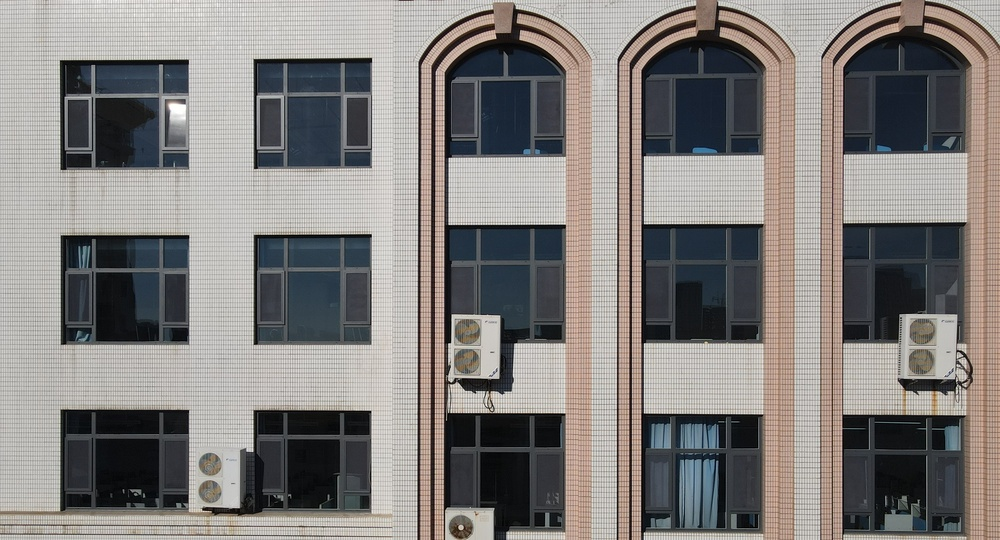
#> input picture demo/test4.jpg, 1000 x 540 px, shrunk from 3389 x 1830 before the run, found by its file name
$ python 'test edge.py'   (older library calls are emulated)
#> lines starting #> are read from the running program, lines starting #| are printed output that depends on the picture
#本程序用于边缘检测
import cv2
#导入opencv模块
import numpy as np

img = cv2.imread("./demo/test4.jpg")
#> img is the input picture: shape (540, 1000, 3); mean B, G, R 124.3, 126.3, 129.5
#导入图片，图片放在程序所在目录

#高斯模糊
blurred = cv2.GaussianBlur(img, (3, 3), 0)
#转换为灰度图
out_img_GRAY=cv2.cvtColor(blurred,cv2.COLOR_BGR2GRAY)
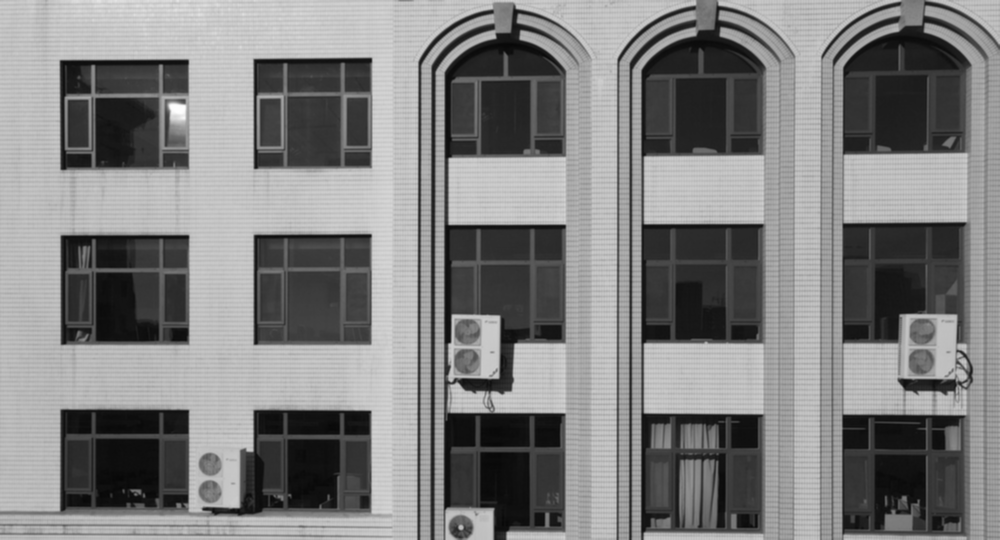
#> out_img_GRAY: shape (540, 1000); min 7, max 255, mean 127.1
#将图片转换为灰度图
cv2.namedWindow("img_GRAY", 2)
#创建一个窗口
cv2.imshow('img_GRAY',out_img_GRAY)
#显示原始图片

#使用sobelx算子进行边缘检测
sobelx = cv2.Sobel(out_img_GRAY,-1,1,0,ksize=3)
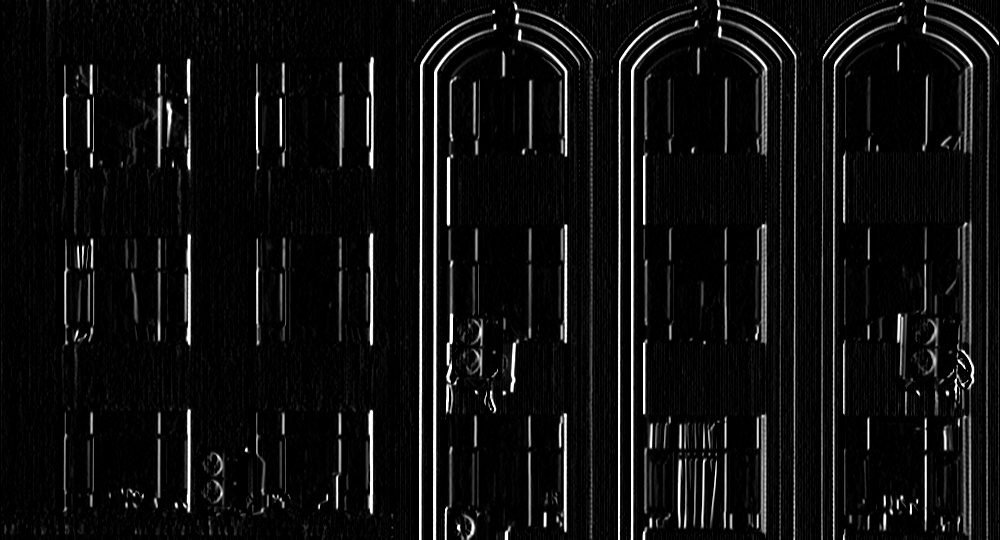
#> sobelx: shape (540, 1000); min 0, max 255, mean 15.2
cv2.namedWindow("sobelx", 2)
#创建一个窗口
cv2.imshow('sobelx', sobelx)
#显示原始图片
cv2.imwrite('sobelx.jpg', sobelx)
#效果比较理想，保存

"""
# 利用Sobel方法可以进行sobel边缘检测
# img表示源图像，即进行边缘检测的图像
# cv2.CV_64F表示64位浮点数即64float。
# 这里不使用numpy.float64，因为可能会发生溢出现象。用cv的数据则会自动
# 第三和第四个参数分别是对X和Y方向的导数（即dx,dy），对于图像来说就是差分，这里1表示对X求偏导（差分），0表示不对Y求导（差分）。其中，X还可以求2次导。
# 注意：对X求导就是检测X方向上是否有边缘。
# 第五个参数ksize是指核的大小。
"""


#使用laplacian算子进行边缘检测
laplacian = cv2.Laplacian(out_img_GRAY,-5)
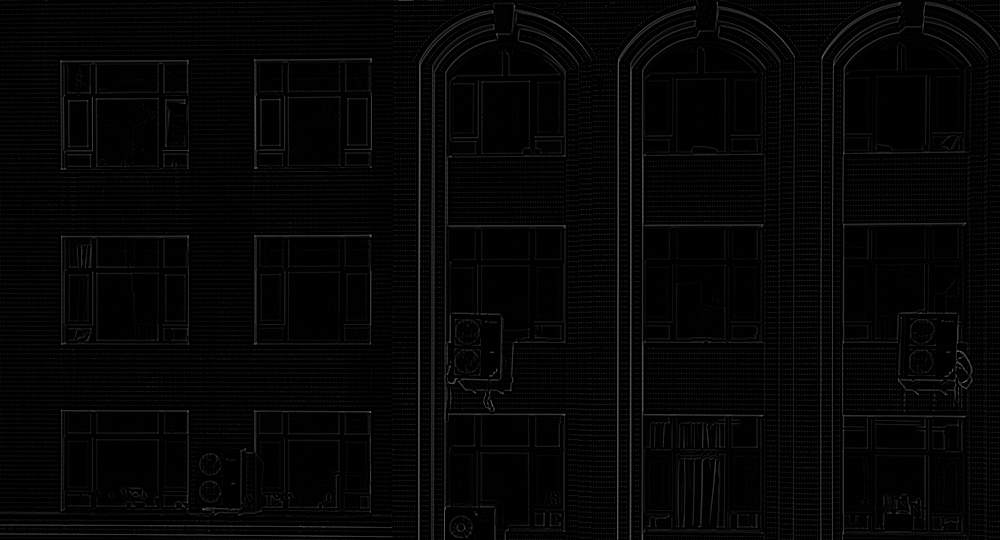
#> laplacian: shape (540, 1000); min 0, max 110, mean 4.9
cv2.namedWindow("laplacian", 2)
#创建一个窗口
cv2.imshow('laplacian', laplacian)
#显示原始图片
cv2.imwrite('laplacian.jpg', laplacian)
#效果比较理想，保存

"""
#使用laplacian算子进行边缘检测
laplacian = cv2.Log(out_img_GRAY,-1)
cv2.namedWindow("laplacian", 2)   #创建一个窗口
cv2.imshow('laplacian', laplacian)    #显示原始图片
"""
cv2.waitKey()

$ run again, with demo/ori-3.JPG copied over demo/test4.jpg
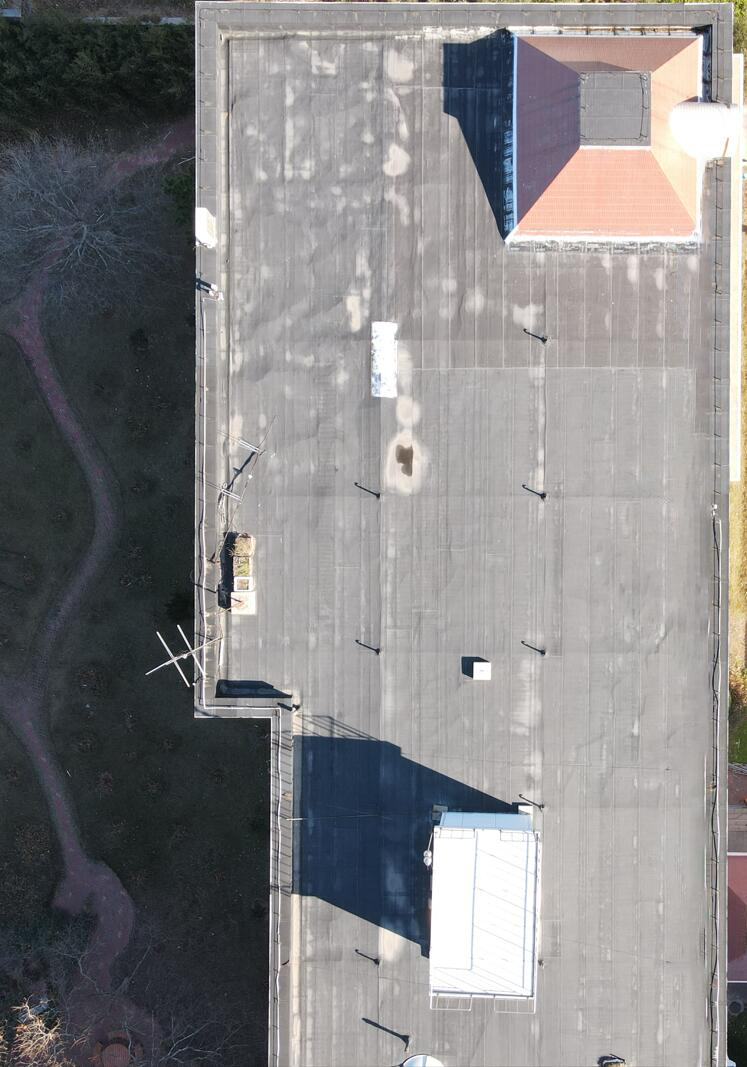
#> input picture demo/ori-3.JPG, 747 x 1067 px, found by its file name
#> img is the input picture: shape (1067, 747, 3); mean B, G, R 132.9, 132.1, 133.1
#> `sobelx = cv2.Sobel(out_img_GRAY,-1,1,0,ksize=3)`:
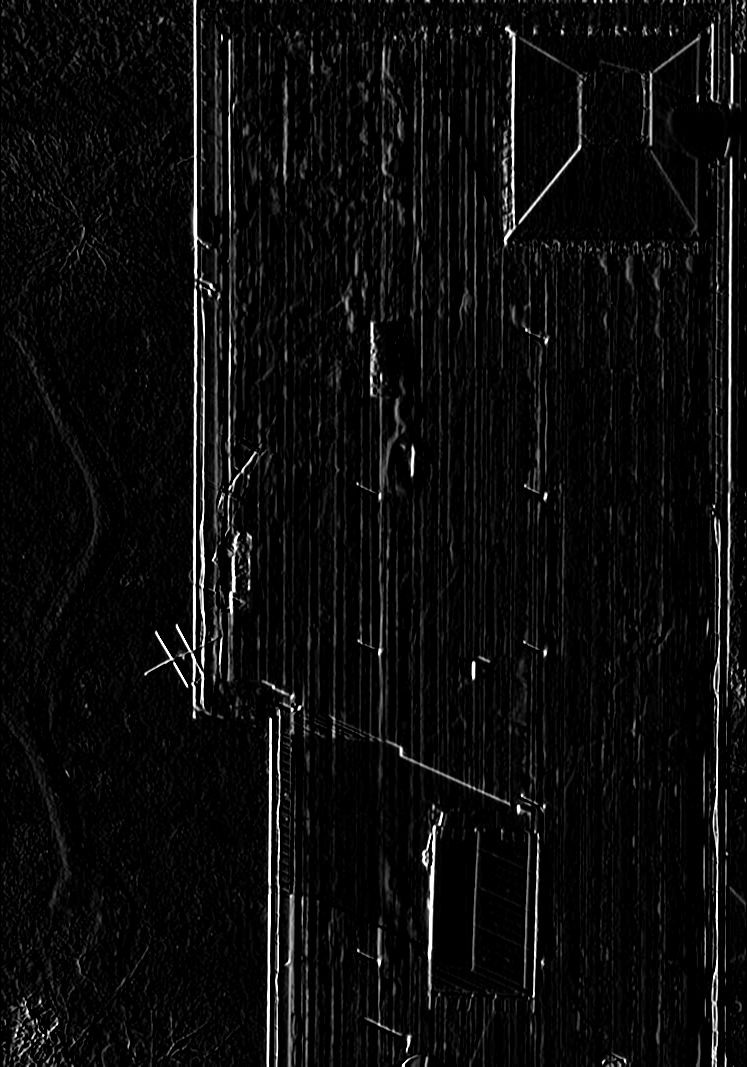
#> sobelx: shape (1067, 747); min 0, max 255, mean 12.2
#> `laplacian = cv2.Laplacian(out_img_GRAY,-5)`:
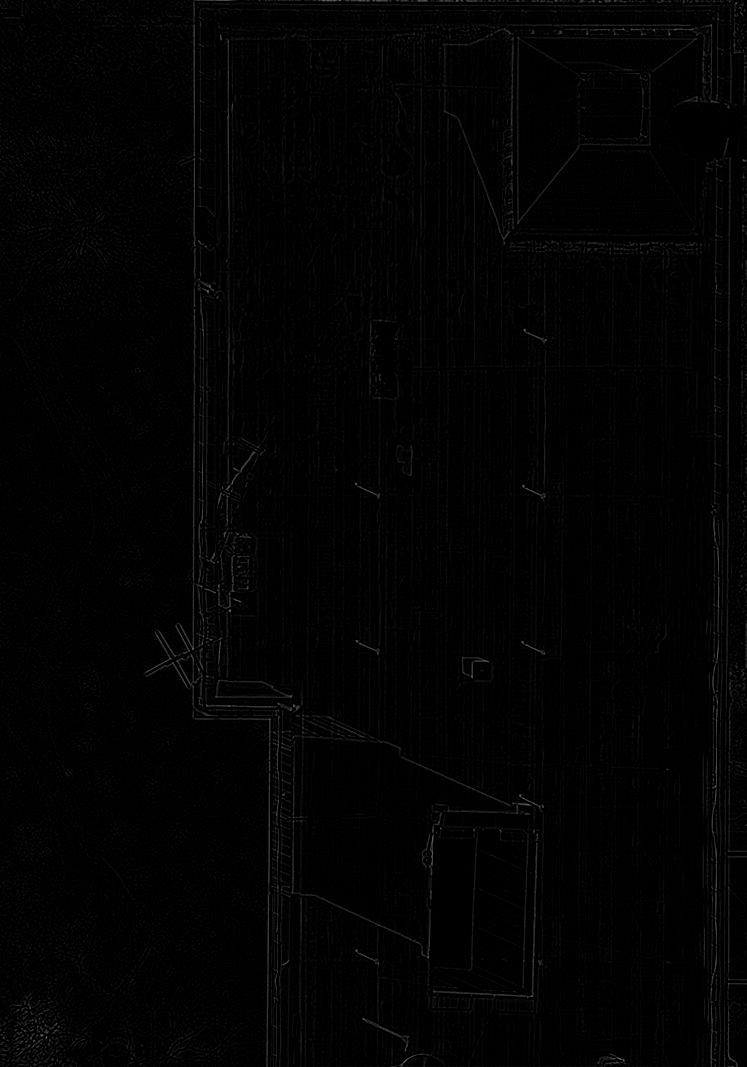
#> laplacian: shape (1067, 747); min 0, max 115, mean 2.5
